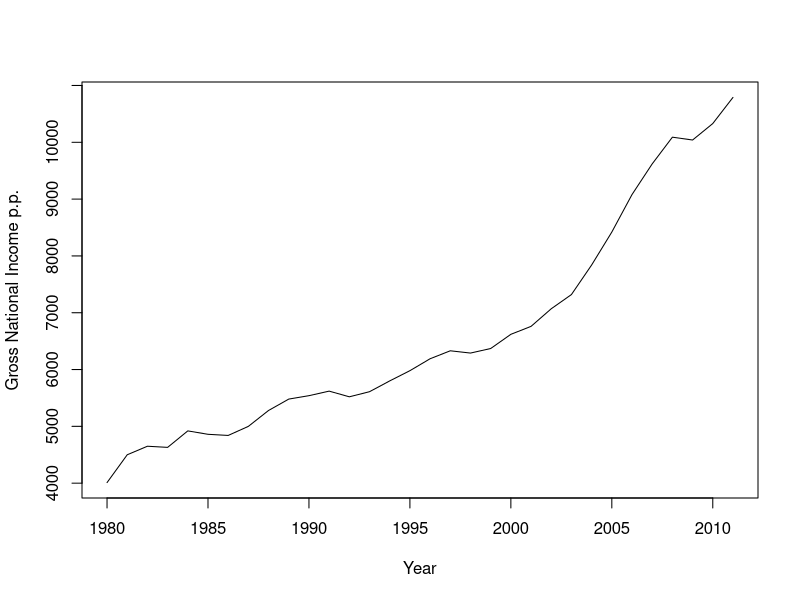

Recreate this plot in R.
dat <- read.csv("UNdata_GNI_per_capita_20130129_110114578.csv", header = T, sep=',')

# print(dat[dat$Country.or.Area=="South Africa"])

nldata = dat[which(dat$Country.or.Area == 'South Africa'), ]
plot(nldata$Year, nldata$Value, type = "l", xlab="Year", ylab="Gross National Income p.p.")